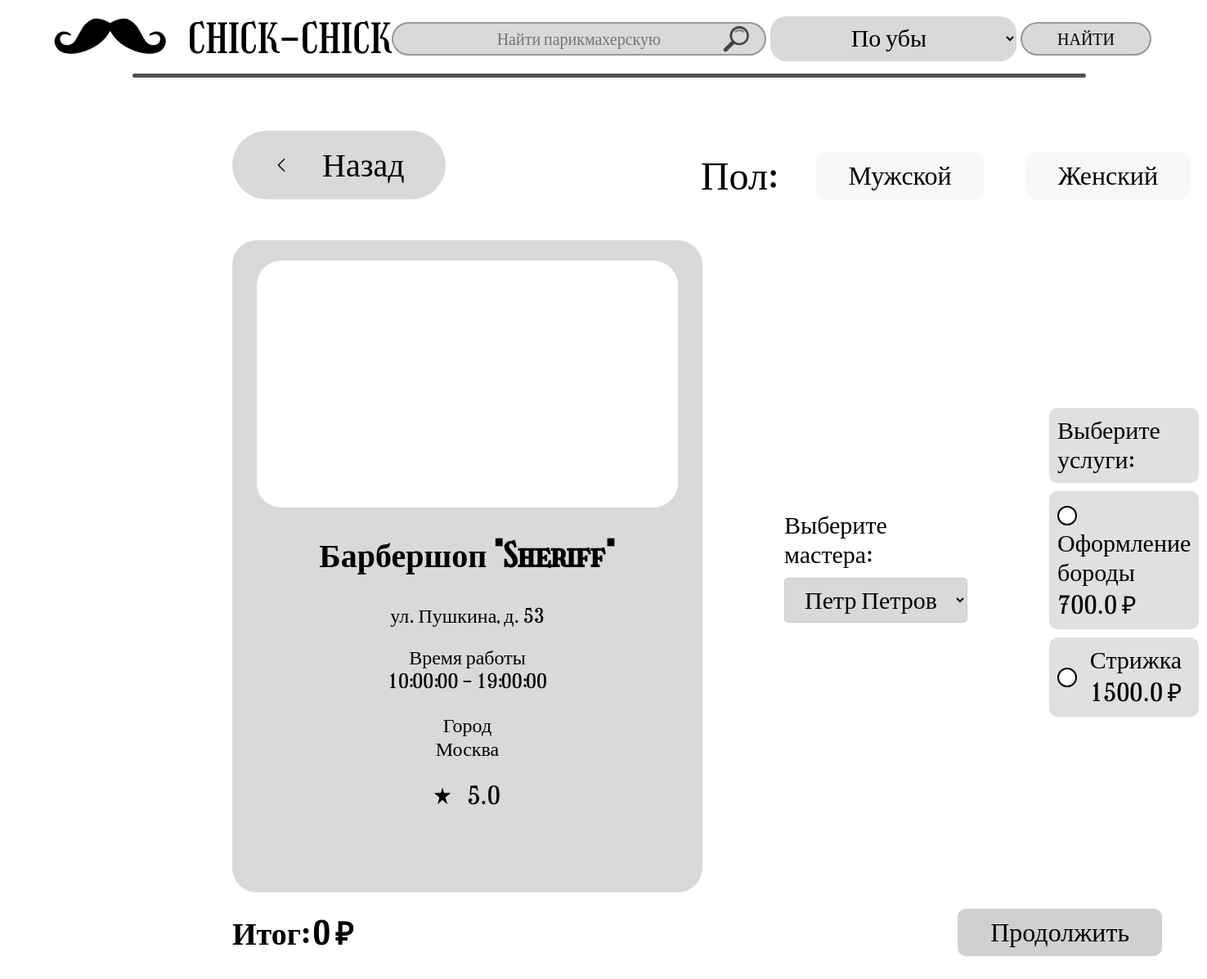
/page/2, run on the app's committed database.
### app.py (models this page shows)
class Barbershop(db.Model):
    __tablename__ = 'barbershop'
    id_barbershop = db.Column(db.Integer, primary_key=True)
    name = db.Column(db.String, nullable=False)
    image = db.Column(db.String(200), nullable=True)
    worktime_start = db.Column(db.Time, nullable=False)
    worktime_end = db.Column(db.Time, nullable=False)
    rating = db.Column(db.Float, nullable=False)
    namecity = db.Column(db.String, nullable=False)
    barbers = db.relationship('Barber', backref='barbershop', lazy=True)
    services = db.relationship('BarbershopService', backref='barbershop', lazy=True)

class BarbershopService(db.Model):
    __tablename__ = 'barbershop_service'
    id_barbershop_service = db.Column(db.Integer, primary_key=True)
    id_barbershop = db.Column(db.Integer, db.ForeignKey('barbershop.id_barbershop'), nullable=False)
    id_service = db.Column(db.Integer, db.ForeignKey('service.id_service'), nullable=False)
    price = db.Column(db.Float, nullable=False)
    appointment_services = db.relationship('AppointmentService', backref='barbershop_service', lazy=True)

class Service(db.Model):
    __tablename__ = 'service'
    id_service = db.Column(db.Integer, primary_key=True)
    description = db.Column(db.String, nullable=False)
    barbershop_services = db.relationship('BarbershopService', backref='service', lazy=True)

### app.py (the view)
@app.route('/page/<int:id_barbershop>', methods=['GET', 'POST'])
def page(id_barbershop):
    barbershop = Barbershop.query.get_or_404(id_barbershop)
    barbers = Barber.query.filter_by(id_barbershop=id_barbershop).all()
    services = BarbershopService.query.filter_by(id_barbershop=id_barbershop).all()
    if request.method == 'POST':
        selected_services = request.form.getlist('services')
        selected_barber = request.form['barber']
        total_price = request.form['total_price']
        return redirect(url_for('appointment', id_barbershop=id_barbershop, barber_id=selected_barber, services=','.join(selected_services), total_price=total_price))
    return render_template('page.html', barbershop=barbershop, barbers=barbers, services=services)

### templates/page.html (shortened to what this page needs)
{% extends 'base.html' %}
{% block body %}
<main class="page">
    <section>
        <form method="post" class="container">
            <div class="section_top">
                <a href="/" class="back">
                    <img src="{{ url_for('static', filename='images/modal_close.png') }}" alt="">
                    Назад
                </a>
                <div class="select_block">
                    Пол:
                    <label>
                        Мужской
                    </label>
                    <label>
                        Женский
                    </label>
                </div>
            </div>
            <div class="items_row">
                <div class="item">
                    <div class="item_image">
                    </div>
                    <div class="item_title">{{ barbershop.name }}</div>
                    <div class="adress">ул. Пушкина, д. 53</div>
                    <p class="work_time">Время работы <br> {{ barbershop.worktime_start }} - {{ barbershop.worktime_end }}</p>
                    <p class="work_time">Город <br> {{ barbershop.namecity }}</p>
                    <div class="rating">
                        <img src="{{ url_for('static', filename='images/rating_icon.png') }}" alt="">
                        {{ barbershop.rating }}
                    </div>
                </div>
                <div class="select_barber">
                    <label for="barber">Выберите мастера:</label>
                    <select name="barber" id="barber">
                        {% for barber in barbers %}
                            <option value="{{ barber.id_barber }}">{{ barber.first_name }} {{ barber.last_name }}</option>
                        {% endfor %}
                    </select>
                </div>
                <div class="select_services">
                    <label for="services">Выберите услуги:</label>
                    {% for service in services %}
                    <label>
                        <span class="checkmark"></span>
                        <p>{{ service.service.description }} <br> {{ service.price }} ₽</p>
                    </label>
                    {% endfor %}
                </div>
            </div>
            <div class="page_actions">
                <div class="all_price">Итог: <span id="total_price_display">0</span> ₽</div>
                <button type="submit">Продолжить</button>
            </div>
        </form>
    </section>
</main>
{% endblock %}

### static/style.css (style rules this page uses)
* { margin: 0; padding: 0; box-sizing: border-box; }
body { color: #000; font-family: Girassol; font-weight: 400; font-style: normal; font-size: 30px; line-height: normal; background-color: #FFF; }
main .container { max-width: 1465px; margin: 0 auto; }
input, button, textarea, select { font-family: Girassol; font-style: normal; font-weight: 400; line-height: normal; }
.items_row { display: flex; gap: 48px; margin: 16px 0 10px 50px; }
.item { border-radius: 30px; background-color: #D9D9D9; padding: 10px 10px 35px 10px; text-align: center; }
.item .item_image { border-radius: 30px; overflow: hidden; width: 381px; height: 228px; background-color: #FFF; position: relative; margin: 0 0 35px 0; }
.item .item_title { font-size: 30px; margin: 0 0 35px 0; }
.item .work_time { font-size: 24px; text-align: center; margin: 0 0 25px 0; }
.item .rating { display: flex; align-items: center; gap: 15px; justify-content: center; cursor: pointer; }
section .section_top { display: flex; align-items: flex-end; justify-content: space-between; margin: 45px 0 50px 0; }
.back { display: flex; gap: 30px; background-color: #D9D9D9; border-radius: 50px; font-size: 40px; padding: 18px 50px; text-decoration: none; cursor: pointer; color: #000; }
.select_block { display: flex; gap: 50px; align-items: center; font-size: 48px; }
.select_block label { border-radius: 14px; background: #F8F8F8; font-size: 32px; padding: 10px 40px; cursor: pointer; transition: .3s all ease; }
.page .item { padding: 25px 30px 90px 30px; }
.page .item .item_image { width: 515px; height: 302px; }
.page .item .item_title { font-size: 40px; }
.page .item .adress { font-size: 24px; margin: 0 0 22px 0; }
.page .items_row { gap: 100px; align-items: center; margin: 0; }
.page .container { margin: 0 0 0 264px; max-width: 1840px; }
.page_actions { display: flex; align-items: center; justify-content: flex-end; gap: 150px; margin: 0 0 20px 0; }
.page_actions .all_price { font-size: 48px; }
.inputs_col input, select { background-color: #D9D9D9; height: 55px; min-width: 224px; border-radius: 20px; border: none; outline: none; font-size: 30px; text-align: center; padding: 0 95px; }
.container { max-width: 600px; margin: 50px auto; padding: 20px; }
.section_top { display: flex; justify-content: space-between; align-items: center; margin-bottom: 20px; }
.section_top .back { display: flex; align-items: center; text-decoration: none; color: black; }
.section_top .back img { width: 20px; height: 20px; margin-right: 10px; }
.item_title { font-size: 24px; font-weight: bold; margin-top: 10px; }
.adress, .work_time, .rating { margin: 10px 0; }
.rating img { width: 20px; height: 20px; margin-right: 5px; }
.select_services label { display: block; margin-bottom: 10px; background-color: #e0e0e0; padding: 10px; border-radius: 10px; cursor: pointer; transition: background-color 0.3s; }
.select_services input[type="checkbox"] + .checkmark::before { content: ""; display: inline-block; width: 20px; height: 20px; margin-right: 10px; border: 2px solid #000; border-radius: 50%; background-color: #fff; vertical-align: middle; }
.page_actions { display: flex; justify-content: space-between; align-items: center; margin-top: 20px; }
.page_actions .all_price { font-size: 38px; font-weight: bold; float: right; }
.page_actions button { padding: 10px 40px; margin-right: 35px; background-color: #d0d0d0; font-size: 32px; border: none; border-radius: 10px; cursor: pointer; transition: background-color 0.3s; }
.select_barber select { width: 100%; padding: 10px; margin-top: 10px; border: 1px solid #ccc; border-radius: 5px; }
.select_services p { display: inline-block; vertical-align: middle; }

### data on the page
Barbershop: name "Барбершоп \"Sheriff\"", worktime_start "10:00:00", worktime_end "19:00:00", namecity "Москва", rating "5.0"
BarbershopService: service.description "Оформление бороды", price "700.0"
BarbershopService: service.description "Стрижка", price "1500.0"

### other printed values
form field barber "Петр Петров"
